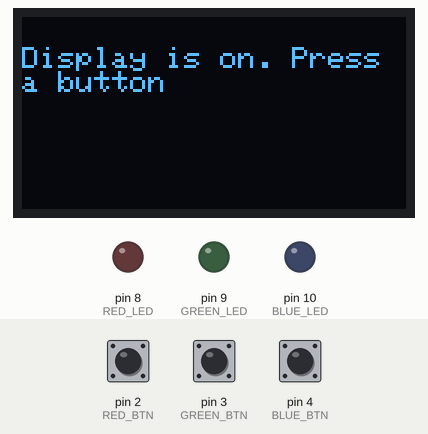
Simulated run of this sketch. Board: Arduino Uno, built with avr-gcc and run on an emulated ATmega328P. On the bench: 128×64 one-colour display, output pins drawn as LEDs (lit = HIGH). The inputs (shaded band) are chosen by the test bench; at power-on: pin 2 (RED_BTN) HIGH, pin 3 (GREEN_BTN) HIGH, pin 4 (BLUE_BTN) HIGH.

Above: at 1.2 s.
1.3 s: pin 2 (RED_BTN) pulled LOW for 0.15 s
At 1.8 s:
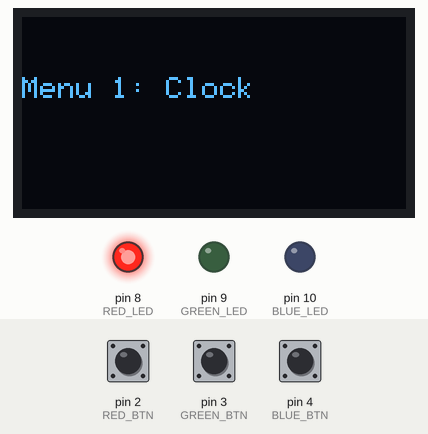
2.9 s: pin 3 (GREEN_BTN) pulled LOW for 0.15 s
At 4.1 s:
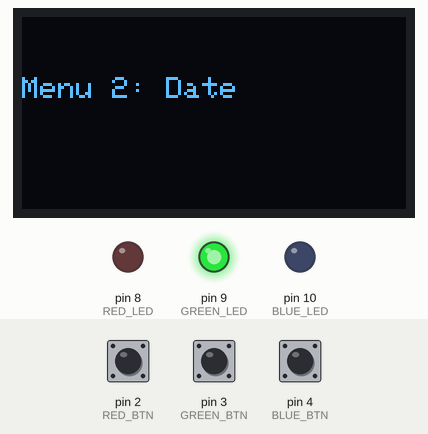
4.5 s: pin 4 (BLUE_BTN) pulled LOW for 0.15 s
At 5.4 s:
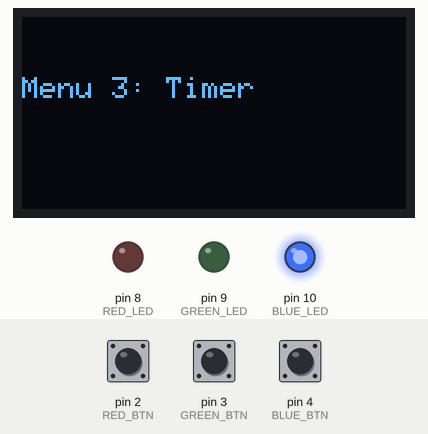
6.1 s: pin 2 (RED_BTN) pulled LOW for 1 s
At 6.6 s:
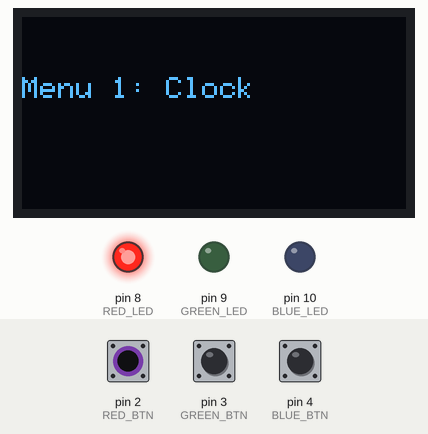
8.6 s: pin 3 (GREEN_BTN) pulled LOW for 1 s
At 9.7 s:
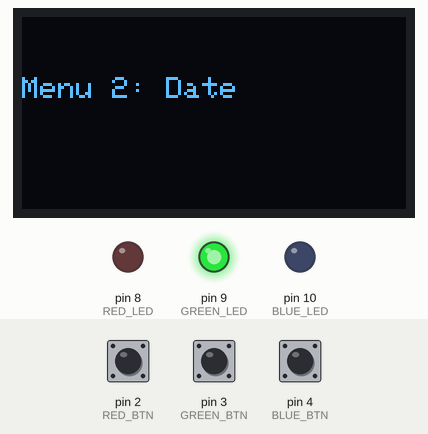
Timing chart, 0 to 11.6 s (numbered marks = the images above; inputs shaded):
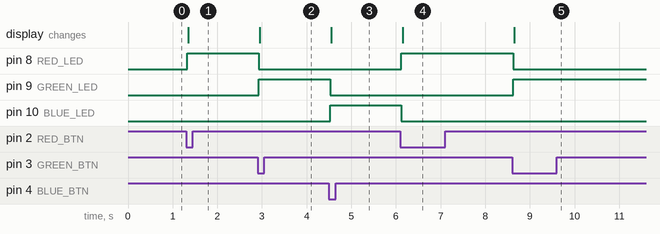

Measured:
- after the input at 1.3 s, pin 8 (RED_LED): LOW → HIGH at once; the display: changes after 0.05 s (image 1)
- after the input at 2.9 s, pin 8 (RED_LED): HIGH → LOW at once; pin 9 (GREEN_LED): LOW → HIGH at once; the display: changes after 0.05 s (image 2)
- after the input at 4.5 s, pin 9 (GREEN_LED): HIGH → LOW at once; pin 10 (BLUE_LED): LOW → HIGH at once; the display: changes after 0.05 s (image 3)
- after the input at 6.1 s, pin 8 (RED_LED): LOW → HIGH at once; pin 10 (BLUE_LED): HIGH → LOW at once; the display: changes after 0.05 s (image 4)
- after the input at 8.6 s, pin 8 (RED_LED): HIGH → LOW at once; pin 9 (GREEN_LED): LOW → HIGH at once; the display: changes after 0.05 s (image 5)

The sketch:

3Menus.ino
```cpp
// Required libraries
#include <Wire.h>
#include <Adafruit_GFX.h>
#include <Adafruit_SSD1306.h>
#include <Bounce2.h>

// Set up the display
#define SCREEN_WIDTH 128
#define SCREEN_HEIGHT 64
Adafruit_SSD1306 display(SCREEN_WIDTH, SCREEN_HEIGHT, &Wire, -1);

// Define button and LED pins
#define RED_BTN 2
#define GREEN_BTN 3
#define BLUE_BTN 4
#define RED_LED 8
#define GREEN_LED 9
#define BLUE_LED 10

// Tracks the current menu
int currentMenu = -1;

// Set up button debouncers using Bounce2
Bounce redButton = Bounce();
Bounce greenButton = Bounce();
Bounce blueButton = Bounce();

void setup() {
  // Set up buttons with internal pull-up resistors
  pinMode(RED_BTN, INPUT_PULLUP);
  pinMode(GREEN_BTN, INPUT_PULLUP);
  pinMode(BLUE_BTN, INPUT_PULLUP);

  // Set up LED pins as outputs and keep them off
  pinMode(RED_LED, OUTPUT);
  pinMode(GREEN_LED, OUTPUT);
  pinMode(BLUE_LED, OUTPUT);
  digitalWrite(RED_LED, LOW);
  digitalWrite(GREEN_LED, LOW);
  digitalWrite(BLUE_LED, LOW);

  // Attach buttons to debouncers and set debounce interval
  redButton.attach(RED_BTN);
  greenButton.attach(GREEN_BTN);
  blueButton.attach(BLUE_BTN);
  redButton.interval(25);
  greenButton.interval(25);
  blueButton.interval(25);

  // Initialise OLED display
  display.begin(SSD1306_SWITCHCAPVCC, 0x3C);

  // Display initial message on boot
  display.clearDisplay();
  display.setTextSize(1);
  display.setTextColor(SSD1306_WHITE);
  display.setCursor(0, 10);
  display.println("Display is on. Press a button");
  display.display();
}

void loop() {
  // Update button states with debounce
  redButton.update();
  greenButton.update();
  blueButton.update();

  // Detect which button was pressed and switch to the corresponding menu
  if (redButton.fell()) {
    selectMenu(0);
  } else if (greenButton.fell()) {
    selectMenu(1);
  } else if (blueButton.fell()) {
    selectMenu(2);
  }
}

// Called when a button is pressed to activate a specific menu
// Updates LED indicators and only redraws if menu has changed
void selectMenu(int menuIndex) {
  if (menuIndex == currentMenu) return;
  currentMenu = menuIndex;
  digitalWrite(RED_LED, menuIndex == 0 ? HIGH : LOW);
  digitalWrite(GREEN_LED, menuIndex == 1 ? HIGH : LOW);
  digitalWrite(BLUE_LED, menuIndex == 2 ? HIGH : LOW);
  renderMenu(currentMenu);
}

// Clears the display and shows content for the selected menu
void renderMenu(int menu) {
  display.clearDisplay();
  display.setCursor(0, 20);
  display.setTextSize(1);
  display.setTextColor(SSD1306_WHITE);

  if (menu == 0) {
    display.println("Menu 1: Clock");
  } else if (menu == 1) {
    display.println("Menu 2: Date");
  } else if (menu == 2) {
    display.println("Menu 3: Timer");
  }

  display.display();
}
```
